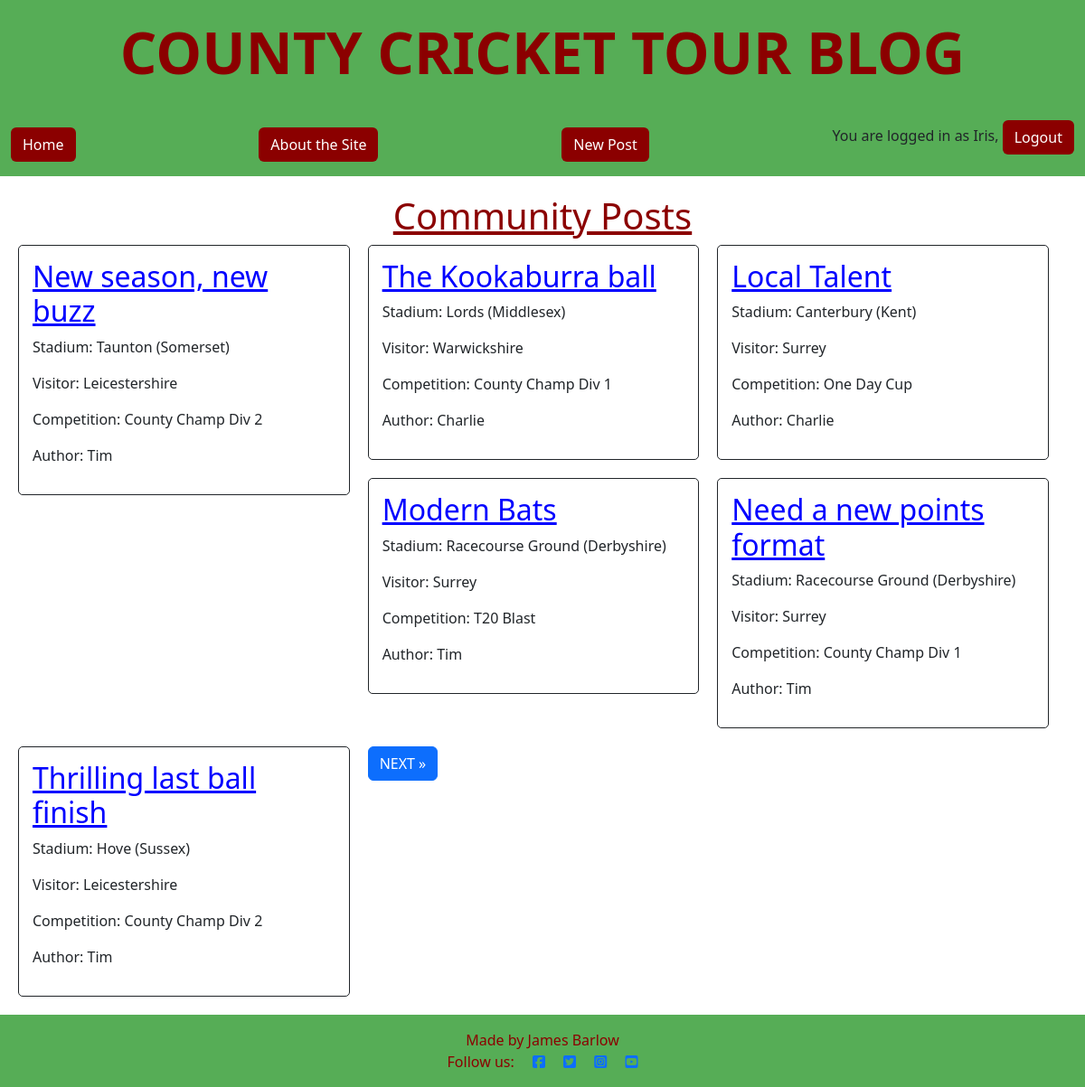
Screenshot of / (signed in) with the database file from the repository.
### blog/models.py (models this page shows, shortened)
class Post(models.Model):
    title = models.CharField(max_length=200, unique=True)
    slug = AutoSlugField(populate_from='title', unique=True)
    author = models.ForeignKey(
        User, on_delete=models.CASCADE, related_name="blog_posts"
    )
    stadium = models.CharField(
        max_length=50,
        choices=STADIUM_CHOICES,
        default='Lords'
    )
    visitor = models.CharField(
        max_length=50,
        choices=VISITORS_CHOICES,
        default='Surrey'
    )
    competition = models.CharField(
        max_length=20,
        choices=COMPETITION_CHOICES,
        default='County Champ Div 1'
    )
    content = models.TextField()
    created_on = models.DateTimeField(auto_now_add=True)

### blog/views.py (the view)
# urls.py: path('', views.PostList.as_view(), name='home'),
class PostList(generic.ListView):
    queryset = Post.objects.order_by('-created_on')
    template_name = "blog/index.html"
    paginate_by = 6

### blog/templates/blog/index.html (shortened to what this page needs)
{% extends "base.html" %}
{% block content %}
<div class="index">
    <h1 class="page-title">Community Posts</h1>
    {% for post in object_list %}
    <div class="card post">
        <h2>
            <a href="{% url 'post_detail' post.slug %}" class="post-title">{{post.title}}</a>
        </h2>
        <p>Stadium: {{post.stadium}}</p>
        <p>Visitor: {{post.visitor}}</p>
        <p>Competition: {{post.competition}}</p>
        <p>Author: {{post.author}}</p>
    </div>
    {% endfor %}
    {% if page_obj.has_next %}
    <a href="?page={{ page_obj.next_page_number }}" class="btn btn-primary n-p">NEXT &raquo;</a>
    {% endif %}
</div>
{% endblock %}

### templates/base.html (shortened to what this page needs)
{% load static %}
{% url 'home' as home_url %}
{% url 'account_login' as login_url %}
{% url 'account_signup' as signup_url %}
{% url 'account_logout' as logout_url %}
<!DOCTYPE html>
<html class="h-100" lang="en">
<head>
    <link href="https://cdn.jsdelivr.net/npm/bootstrap@5.3.3/dist/css/bootstrap.min.css" rel="stylesheet"
>
    <link rel="stylesheet" href="{% static 'css/style.css' %}">
</head>
<body class="d-flex flex-column h-100">
    <div class="title-banner">
        <h1 class="title">COUNTY CRICKET TOUR BLOG</h1>
    </div>
    <nav class="navbar navbar-expand-lg nav-bg">
        <div class="container-fluid">
            <a href="{% url 'home' %}" class="btn nav-btn">
                Home
            </a>
            <a href="{% url 'about' %}" class="btn nav-btn">
                About the Site
            </a>
            {% if user.is_authenticated %}
            <a href="{% url 'add_post' %}" class="btn nav-btn">New Post</a>
            <div class="user-msg">
	            <p>
                    You are logged in as {{ user }},
                    <a class="btn nav-btn{% if request.path == logout_url %}active{% endif %}" aria-current="page"
                        href="{% url 'account_logout' %}">
                        Logout
                    </a>
                </p>
            </div>
            {% endif %}
        </div>
    </nav>
    <main>
        {% block content %}{% endblock content %}
    </main>
    <footer class="footer mt-auto py-3 footer-bg">
        <div class="container">
            <p class="m-0 text-center footer-text">Made by James Barlow</p>
            <p class="m-0 text-center footer-text">Follow us:
                <a href="https://www.facebook.com/" target="_blank"><i class="fab fa-facebook-square ms-3"></i></a>
                <a href="https://www.twitter.com/" target="_blank"><i class="fab fa-twitter-square ms-3"></i></a>
                <a href="https://www.instagram.com/" target="_blank"><i class="fab fa-instagram-square ms-3"></i></a>
                <a href="https://www.youtube.com/" target="_blank"><i class="fab fa-youtube-square ms-3"></i></a>
            </p>
        </div>
    </footer>
</body>
</html>

### static/css/style.css (style rules this page uses)
.title { color: #8B0000; font-size: 4rem; font-weight: bold; }
.title-banner { background-color: #56ad56; padding: 20px; text-align: center; position: relative; top: 0; width: 100%; }
.page-title { color: #8B0000; text-align: center; text-decoration: underline; }
.post-title { color: blue; text-align: center; text-decoration: underline; }
.nav-bg { background-color: #56ad56; }
.nav-btn { color: white; background-color: #8B0000 }
.footer-bg { background-color: #56ad56; }
.footer-text { color: #8B0000; }
.index { padding: 20px; }
.card { border: 1px solid; background-color: transparent; border-radius: 5px; padding: 15px; }
.post { width: calc(33.33% - 20px); margin-right: 20px; margin-bottom: 20px; float: left; box-sizing: border-box; }

### rows the page displays
Post: title "New season, new buzz", stadium "Taunton (Somerset)", visitor "Leicestershire", competition "County Champ Div 2", author "Tim"
Post: title "The Kookaburra ball", stadium "Lords (Middlesex)", visitor "Warwickshire", competition "County Champ Div 1", author "Charlie"
Post: title "Local Talent", stadium "Canterbury (Kent)", visitor "Surrey", competition "One Day Cup", author "Charlie"
Post: title "Modern Bats", stadium "Racecourse Ground (Derbyshire)", visitor "Surrey", competition "T20 Blast", author "Tim"
Post: title "Need a new points format", stadium "Racecourse Ground (Derbyshire)", visitor "Surrey", competition "County Champ Div 1", author "Tim"
Post: title "Thrilling last ball finish", stadium "Hove (Sussex)", visitor "Leicestershire", competition "County Champ Div 2", author "Tim"

### other values shown
{{ user }} "Iris"
